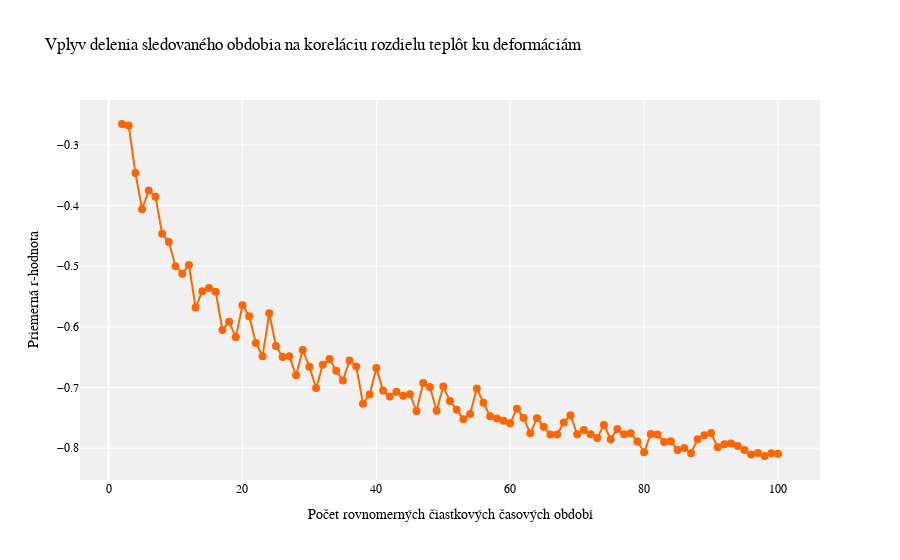

The notebook cell this image was saved under:
### Code cell
import pandas as pd
from scipy.stats import pearsonr
import numpy as np
import plotly.graph_objs as go
import plotly.io as pio


def analyze_correlation_by_period(df_temp, df_sens, sensor_column, average_set="6h", num_periods=3):
    # Create copies of the dataframes to avoid altering the original data
    df_temp_copy = df_temp.copy()
    df_sens_copy = df_sens.copy()

    # Convert 'time_server_UTC' to datetime
    df_temp_copy['time_server_UTC'] = pd.to_datetime(
        df_temp_copy['time_server_UTC'])
    df_sens_copy['time_server_UTC'] = pd.to_datetime(
        df_sens_copy['time_server_UTC'])

    # Resample and compute mean for the temperature columns
    df_temp_1 = df_temp_copy.resample(average_set, on='time_server_UTC')[
        '31.pv1'].mean()
    df_temp_2 = df_temp_copy.resample(average_set, on='time_server_UTC')[
        '31.pv2'].mean()

    # Compute the temperature difference
    temp_diff = df_temp_1 - df_temp_2

    # Resample the specified sensor data
    df_sensor = df_sens_copy.resample(average_set, on='time_server_UTC')[
        sensor_column].mean()

    # Combine the data into a single DataFrame for cleaning
    combined_df = pd.DataFrame(
        {'temp_diff': temp_diff, 'sensor': df_sensor}).dropna()

    # Ensure we split the data into exactly num_periods parts
    period_length = len(combined_df) // num_periods
    remainder = len(combined_df) % num_periods
    start_indices = [i * period_length +
                     min(i, remainder) for i in range(num_periods)]
    end_indices = [(i + 1) * period_length + min(i + 1, remainder)
                   for i in range(num_periods)]

    periods = [combined_df.iloc[start:end]
               for start, end in zip(start_indices, end_indices)]

    # Analyze each period
    correlations = []
    for i, period in enumerate(periods):
        if len(period) > 1:
            correlation, _ = pearsonr(period['temp_diff'], period['sensor'])
        else:
            correlation = float('nan')
        correlations.append(correlation)

    mean_correlation = np.nanmean(correlations)

    return mean_correlation


# Example usage
df_temp = df_spans_flattened[3]  # DataFrame containing temperature data
df_sens = df_spans_flattened[3]  # DataFrame containing sensor data

sensor_column = '22.pv1'

# Initialize lists to store results
num_periods_list = []
mean_correlations_list = []

# Perform analysis for different numbers of divisions
for num_periods in range(2, 101):
    mean_correlation = analyze_correlation_by_period(
        df_temp, df_sens, sensor_column, average_set="1h", num_periods=num_periods)
    num_periods_list.append(num_periods)
    mean_correlations_list.append(mean_correlation)
    # print(f"Number of periods: {num_periods}, Mean Pearson correlation: {
    #       mean_correlation:.4f}")

# Create Plotly figure
fig = go.Figure()

# Add trace
fig.add_trace(go.Scatter(
    x=num_periods_list,
    y=mean_correlations_list,
    mode='lines+markers',
    name='Priemerná r-hodnota',
    marker=dict(color='#FF6600', size=8)
))

# Update layout
fig.update_layout(
    title='Vplyv delenia sledovaného obdobia na koreláciu rozdielu teplôt ku deformáciám',
    xaxis_title='Počet rovnomerných čiastkových časových období',
    yaxis_title='Priemerná r-hodnota',
    plot_bgcolor='rgba(240, 240, 240, 0.95)',
    font=dict(family="Montserrat, sans-serif", size=12, color="#000000")
)

# Show plot
fig.show()

### Figure 1 — Plotly figure (JSON) as saved in the notebook; plotly's stock layout.template omitted (floating-point values rounded to 4 significant figures)
{"data": [{"marker": {"color": "#FF6600", "size": 8}, "mode": "lines+markers", "name": "Priemerná r-hodnota", "type": "scatter", "x": [2, 3, 4, 5, 6, 7, 8, 9, 10, 11, 12, 13, 14, 15, 16, 17, 18, 19, 20, 21, 22, 23, 24, 25, 26, 27, 28, 29, 30, 31, 32, 33, 34, 35, 36, 37, 38, 39, 40, 41, 42, 43, 44, 45, 46, 47, 48, 49, 50, 51, 52, 53, 54, 55, 56, 57, 58, 59, 60, 61, 62, 63, 64, 65, 66, 67, 68, 69, 70, 71, 72, 73, 74, 75, 76, 77, 78, 79, 80, 81, 82, 83, 84, 85, 86, 87, 88, 89, 90, 91, 92, 93, 94, 95, 96, 97, 98, 99, 100], "y": [-0.2654, -0.2678, -0.346, -0.4058, -0.3752, -0.3852, -0.4466, -0.4598, -0.5002, -0.5121, -0.498, -0.5681, -0.5412, -0.5358, -0.5422, -0.6052, -0.5917, -0.6169, -0.5643, -0.5825, -0.6265, -0.6483, -0.5775, -0.6315, -0.6495, -0.6485, -0.6798, -0.6382, -0.6658, -0.7008, -0.6626, -0.6528, -0.6724, -0.6883, -0.6554, -0.6655, -0.7267, -0.7115, -0.6676, -0.705, -0.7149, -0.7068, -0.7134, -0.7112, -0.7386, -0.6924, -0.699, -0.7381, -0.6984, -0.7221, -0.7365, -0.7522, -0.7435, -0.7017, -0.725, -0.7473, -0.7513, -0.7547, -0.7587, -0.7349, -0.7503, -0.7755, -0.7506, -0.7645, -0.7773, -0.7776, -0.7576, -0.7457, -0.7771, -0.77, -0.7769, -0.783, -0.7616, -0.7851, -0.7685, -0.777, -0.7753, -0.7892, -0.8066, -0.7768, -0.7774, -0.79, -0.7885, -0.803, -0.7999, -0.8084, -0.7851, -0.7788, -0.775, -0.7985, -0.7937, -0.7924, -0.7962, -0.8032, -0.8104, -0.8079, -0.8129, -0.8086, -0.8091]}], "layout": {"font": {"color": "#000000", "family": "Montserrat, sans-serif", "size": 12}, "plot_bgcolor": "rgba(240, 240, 240, 0.95)", "title": {"text": "Vplyv delenia sledovaného obdobia na koreláciu rozdielu teplôt ku deformáciám"}, "xaxis": {"title": {"text": "Počet rovnomerných čiastkových časových období"}}, "yaxis": {"title": {"text": "Priemerná r-hodnota"}}}}
